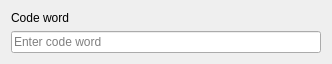
<?xml version="1.0" encoding="UTF-8"?>
<ui version="4.0">
 <class>WebDialogCheckCodeWord</class>
 <widget class="QWidget" name="WebDialogCheckCodeWord">
  <property name="geometry">
   <rect>
    <x>0</x>
    <y>0</y>
    <width>332</width>
    <height>62</height>
   </rect>
  </property>
  <property name="windowTitle">
   <string>Form</string>
  </property>
  <layout class="QVBoxLayout" name="verticalLayout">
   <item>
    <widget class="QLabel" name="label">
     <property name="text">
      <string>Code word</string>
     </property>
    </widget>
   </item>
   <item>
    <widget class="QLineEdit" name="lineEdit">
     <property name="placeholderText">
      <string>Enter code word</string>
     </property>
    </widget>
   </item>
  </layout>
 </widget>
 <resources/>
 <connections/>
</ui>
